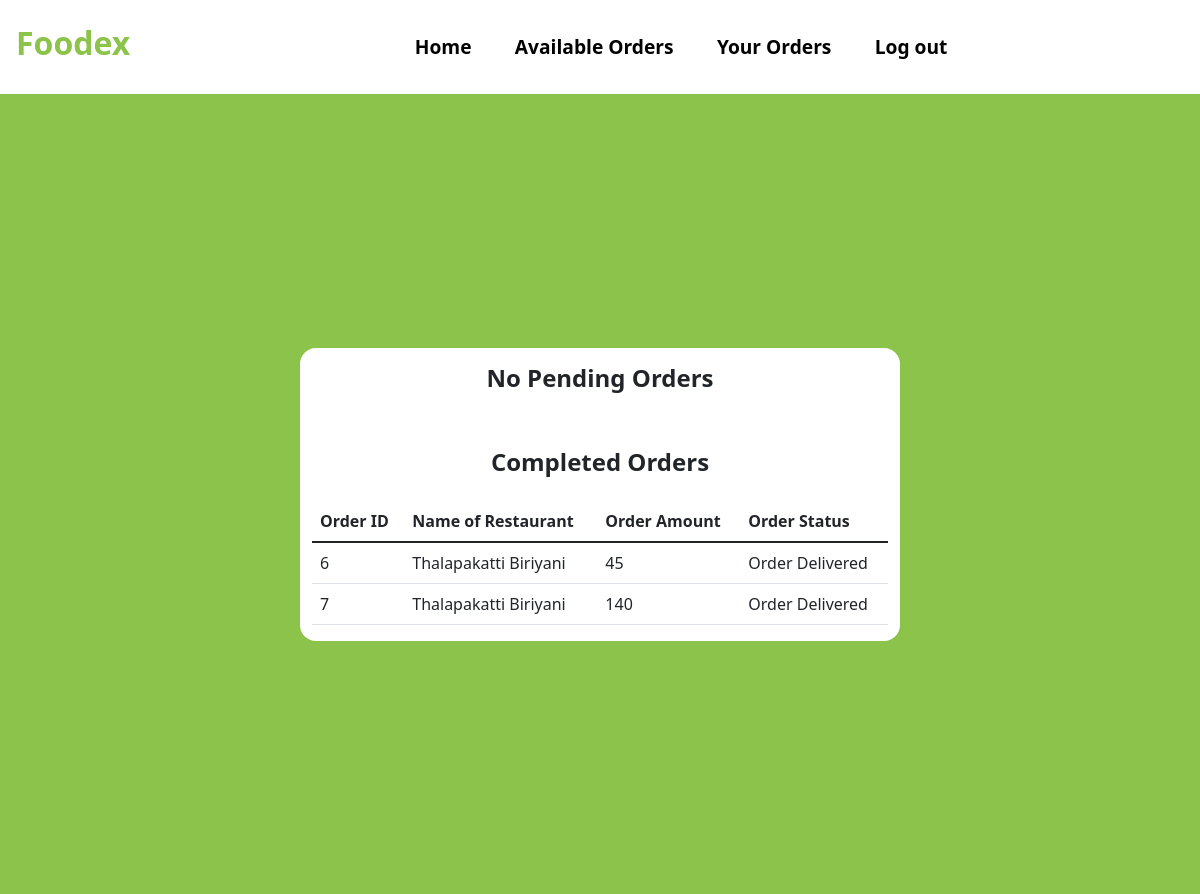
The page /Your-Orders (signed in) on the database as committed earlier.
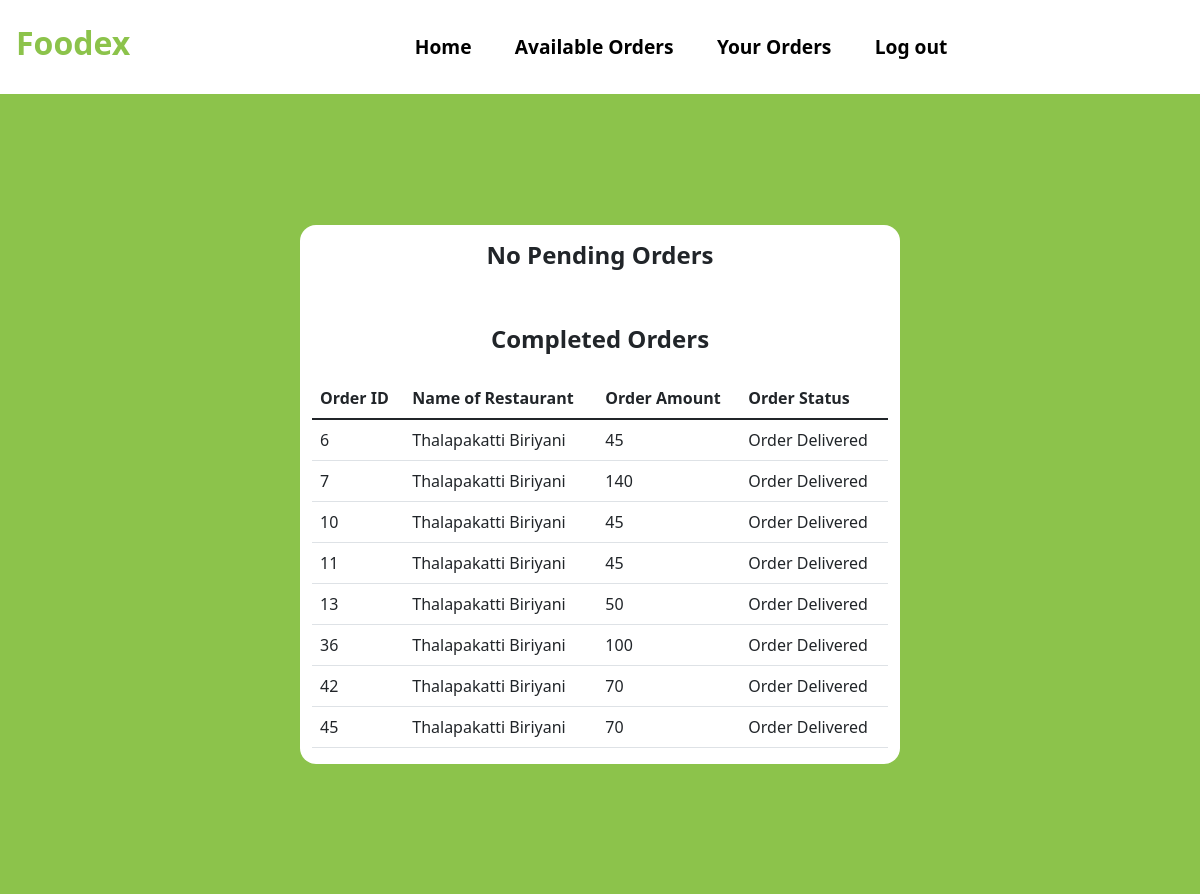
The same page on the database as committed later.
### tables this page shows
CREATE TABLE ORDER_TABLE(
                        ORDER_ID INTEGER PRIMARY KEY AUTOINCREMENT,
                        ORDER_AMOUNT INTEGER,
                        DELIVERYBOY_ID INTEGER, 
                        ORDER_STATUS TEXT,  						
                        USER_ID INTEGER, 
  						RESTAURANT_ID INTEGER, 
  						FOREIGN KEY (USER_ID) REFERENCES USER(USER_ID),
  						FOREIGN KEY (DELIVERYBOY_ID) REFERENCES DELIVERYBOY(DELIVERYBOY_ID),
  						FOREIGN KEY (RESTAURANT_ID) REFERENCES RESTAURANT(RESTAURANT_ID)             
                       );

CREATE TABLE RESTAURANT(
                        RESTAURANT_ID INTEGER PRIMARY KEY AUTOINCREMENT,
                        NAME_OF_RESTAURANT TEXT,
                        RESTAURANT_PASSWORD TEXT,
                        ADDRESS TEXT,
                        MOBILE_NO INTEGER,
                        RESTAURANT_PIN TEXT,
                        RESTAURANT_WALLET_BALANCE INTEGER
                       );

### app.py (the view)
@app.route("/Your-Orders")
def Delivery_Orders():
    getid = str(session["id"])
    cursor = connection.cursor()
    cursor.execute("SELECT o.order_id, o.order_amount, o.order_status,r.name_of_restaurant FROM ORDER_TABLE o JOIN RESTAURANT r on o.RESTAURANT_ID=r.RESTAURANT_ID WHERE o.DELIVERYBOY_ID="+getid+ " AND o.order_status='Order on Route'")
    result_p = cursor.fetchall()
    cursor.execute("SELECT o.order_id, o.order_amount, o.order_status,r.name_of_restaurant FROM ORDER_TABLE o JOIN RESTAURANT r on o.RESTAURANT_ID=r.RESTAURANT_ID WHERE o.DELIVERYBOY_ID="+getid+ " AND o.order_status='Order Delivered'")
    result_d = cursor.fetchall()
    return render_template("Delivery_Order.html", Items_p=result_p, Items_d=result_d)

### templates/Delivery_Order.html (shortened to what this page needs)
<!DOCTYPE html>
<html lang="en">
<head>
    <link href="https://cdn.jsdelivr.net/npm/bootstrap@5.1.3/dist/css/bootstrap.min.css" rel="stylesheet">
    <link rel= "stylesheet" type= "text/css" href= "{{ url_for('static',filename='Styles.css') }}">
</head>
<body>
<nav class="navbar navbar-expand-lg bg-white">
  <h3 class="navbar-brand Logo" style="color:#8cc34b;font-size: 2rem;"href="#">Foodex</h3>
    <div class="container">
  <div class="collapse navbar-collapse" id="navbarSupportedContent">
    <ul class="navbar-nav mr-auto nav-links">
      <li class="nav-item">
        <a class="nav-link nav-link-btn" href="/Delivery-Dashboard">Home</a>
      </li>
      <li class="nav-item">
        <a class="nav-link nav-link-btn" href="/Available-Orders">Available Orders</a>
      </li>
        <li class="nav-item">
        <a class="nav-link nav-link-btn" href="/Your-Orders">Your Orders</a>
      </li>
        <li class="nav-item">
        <a class="nav-link nav-link-btn" href="/">Log out</a>
      </li>
    </ul>
  </div>
     </div>
</nav>
  <div class="ToCenter" style="background:#8cc34b;">
  <div class="container">
        <div class="row">
            <div class="col">
                <table class="table">
                    {% if Items_p %}
                    <h4 class="Logo">Pending Orders</h4>
                    <thead>
                      <tr>
                        <th scope="col">Order ID</th>
                          <th scope="col">Name of Restaurant</th>
                        <th scope="col">Order Amount</th>
                        <th scope="col">Order Status</th>
                      </tr>
                    </thead>
                    <tbody>
                      {% for i in Items_p %}
                      <tr>
                        <td>{{i[0]}}</td>
                          <td>{{i[3]}}</td>
                          <td>{{i[1]}}</td>
                          <td>{{i[2]}}</td>
                          <td> <a class="Edit-btn" style="background:#8cc34b;" href="/Complete-Delivery?id={{i[0]}}">Mark as done</a> </td>
                      </tr>
                      {% endfor %}
                    {% else %}
                    <h4 class="Logo">No Pending Orders</h4>
                    {% endif %}
                  </table>
                <table class="table">
                    {% if Items_d %}
                    <h4 class="Logo">Completed Orders</h4>
                    <thead>
                      <tr>
                        <th scope="col">Order ID</th>
                          <th scope="col">Name of Restaurant</th>
                        <th scope="col">Order Amount</th>
                        <th scope="col">Order Status</th>
                      </tr>
                    </thead>
                    <tbody>
                      {% for i in Items_d %}
                      <tr>
                        <td>{{i[0]}}</td>
                          <td>{{i[3]}}</td>
                          <td>{{i[1]}}</td>
                          <td>{{i[2]}}</td>
                      </tr>
                      {% endfor %}
                    </tbody>
                    {% endif %}
                  </table>
            </div>
        </div>
    </div>
    </div>
</body>
</html>

### static/Styles.css (style rules this page uses)
.ToCenter { display: flex; height: 100vh; width: 100vw; justify-content: center; align-items: center; }
.Logo { text-align: center; padding: 1rem; font-weight: bold; }
.nav-links { width: 100%; display: flex; flex-direction: column; justify-content: space-around; align-items: center; }
.nav-link-btn { border:solid 2px white; font-size: 1.2rem; border-radius: 0.7rem; font-weight: bold; color: black; }

### templates/Delivery_Order.html (style rules this page uses)
.container { width: 50vw; background: white; border-radius: 1rem; }

Rows that differ between the two databases and show on the page:
added ORDER_TABLE: ORDER_ID "10", NAME_OF_RESTAURANT "Thalapakatti Biriyani", ORDER_AMOUNT "45", ORDER_STATUS "Order Delivered"
added ORDER_TABLE: ORDER_ID "11", NAME_OF_RESTAURANT "Thalapakatti Biriyani", ORDER_AMOUNT "45", ORDER_STATUS "Order Delivered"
added ORDER_TABLE: ORDER_ID "13", NAME_OF_RESTAURANT "Thalapakatti Biriyani", ORDER_AMOUNT "50", ORDER_STATUS "Order Delivered"
added ORDER_TABLE: ORDER_ID "36", NAME_OF_RESTAURANT "Thalapakatti Biriyani", ORDER_AMOUNT "100", ORDER_STATUS "Order Delivered"
added ORDER_TABLE: ORDER_ID "42", NAME_OF_RESTAURANT "Thalapakatti Biriyani", ORDER_AMOUNT "70", ORDER_STATUS "Order Delivered"
added ORDER_TABLE: ORDER_ID "45", NAME_OF_RESTAURANT "Thalapakatti Biriyani", ORDER_AMOUNT "70", ORDER_STATUS "Order Delivered"
